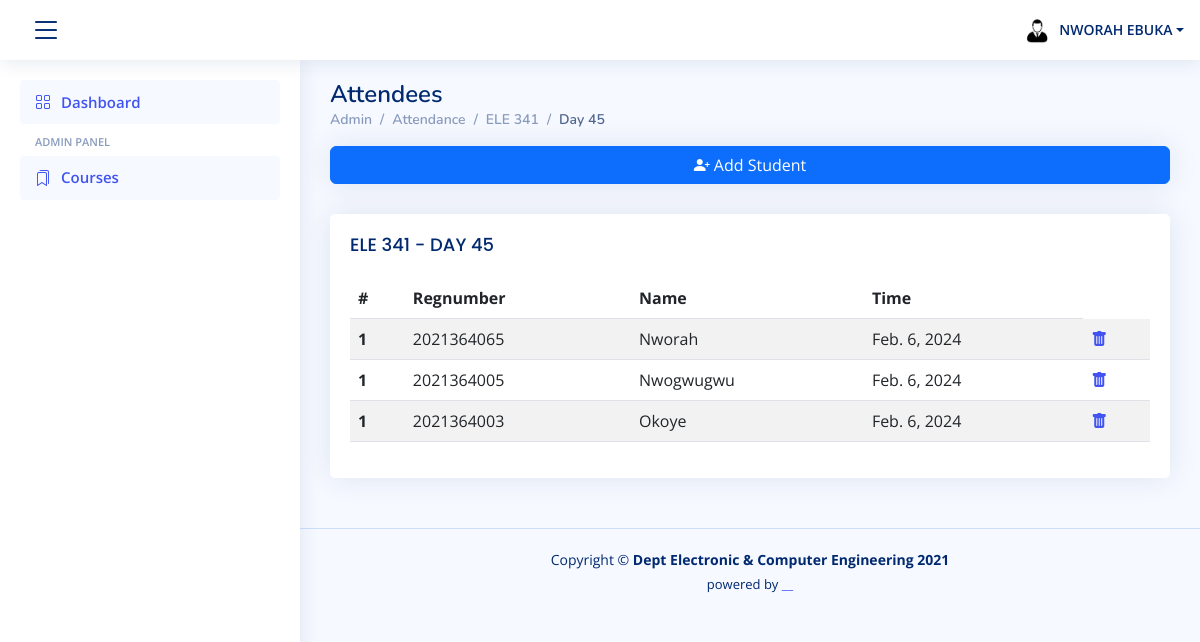
The page /attendees/9/ (signed in) on the database as committed earlier.
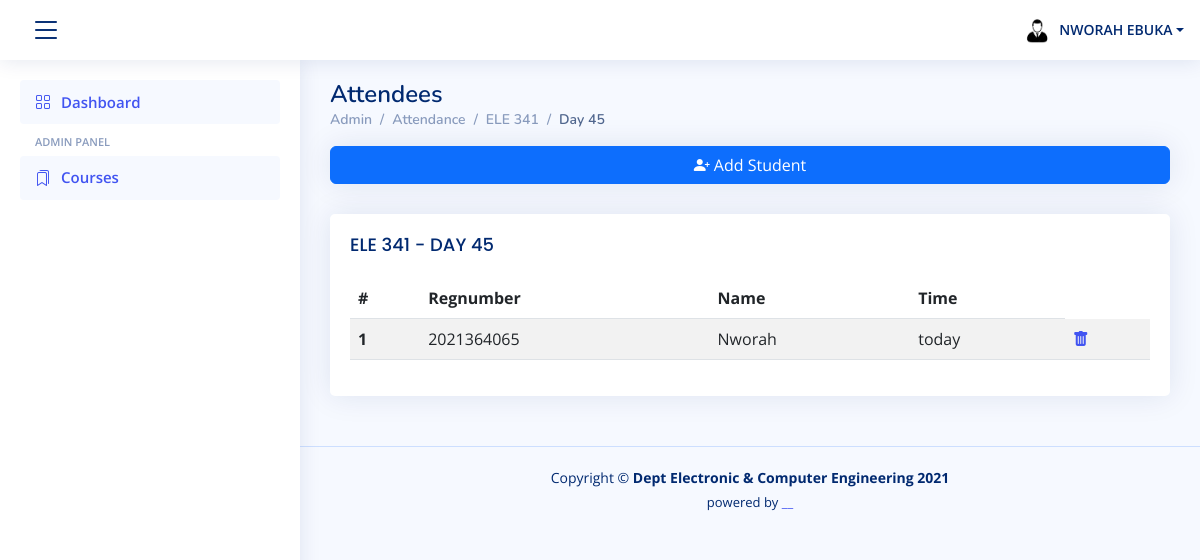
The same page on the database as committed later.
### attendance/models.py (models this page shows, shortened)
class Attendance(models.Model):
    course = models.ForeignKey(Course, on_delete=models.CASCADE, default=None)
    day_number = models.PositiveIntegerField(default=0)
    start_date = models.DateField(auto_now=True)
    start_time = models.TimeField(auto_now=True)
    active = models.BooleanField(default=False)
    class Meta:
        unique_together = ['course', 'day_number']

class Course(models.Model):
    name_choices = settings.COURSE_LIST
    name = models.CharField(max_length=255, choices=name_choices, unique=True)
    def __str__(self):
        return self.name

class Attendee(models.Model):
    attendance = models.ForeignKey(Attendance, on_delete=models.CASCADE, default=None)
    user = models.ForeignKey(User, on_delete=models.CASCADE, default=None)
    signed_time = models.DateTimeField(auto_now=True)
    class Meta:
        unique_together = ['attendance', 'user']

### attendance/views.py (the view)
# urls.py: path('attendees/<int:pk>/', AttendeeList, name='attendee_list'),
def AttendeeList(request, pk):
    attendance = Attendance.objects.get(pk=pk)
    attendee = Attendee.objects.filter(attendance_id=pk).order_by('signed_time')
    student = Student.objects.get(reg_number=request.user)
    sex = {'M':'male'}.get(student.sex) # the need for the profile picture
    context = {'attendee':attendee, 'attendance':attendance, 'sex':sex}
    return render(request, template_name='attendee_list.html', context=context)

### templates/attendee_list.html (shortened to what this page needs)
{% extends "partials/base.html" %}
{%load humanize %}
{% block content %}
<main id="main" class="main">
    <div class="pagetitle">
      <h1>Attendees</h1>
      <nav>
        <ol class="breadcrumb">
          <li class="breadcrumb-item"><a href="{% url 'dashboard' %}">Admin</a></li>
          <li class="breadcrumb-item"><a href="{% url 'attendance_list' attendance.course.id %}">Attendance</a></li>
          <li class="breadcrumb-item">{{attendance.course.name}}</li>
          <li class="breadcrumb-item active">Day {{attendance.day_number}}</li>
        </ol>
      </nav>
    </div>
        <div class="card">
            <button type="button" class="btn btn-primary" data-bs-toggle="modal" data-bs-target="#verticalycentered">
                <i class="bi bi-person-plus-fill" ></i> Add Student
            </button>
        </div>
{% if attendee %}
    <div class="card">
        <div class="card-body">
          <h5 class="card-title"> {{attendance.course}} - DAY {{attendance.day_number}} </h5>
          <table class="table table-striped">
            <thead>
              <tr>
                <th scope="col">#</th>
                <th scope="col">Regnumber</th>
                <th scope="col">Name</th>
                <th scope="col">Time</th>
              </tr>
            </thead>
            <tbody>
            {% for student in attendee %}
              <tr>
                <th scope="row">1</th>
                <td>{{student.user.username}}</td>
                <td>{{student.user.first_name|title}}</td>
                <td> {{student.signed_time|naturalday}} </td>
                <td><a href="{% url 'attendee_delete' student.id %}"><i class="bi bi-trash-fill"></i></a></td>
              </tr>
            {% endfor %}
            </tbody>
          </table>
        </div>
      </div>
    {%endif%}
{% endblock %}

### templates/partials/base.html (shortened to what this page needs)
{% load static %}
{% load humanize %}
<!DOCTYPE html>
<html lang="en">
<head>
  <link href="{% static 'assets/vendor/bootstrap/css/bootstrap.min.css' %}" rel="stylesheet">
  <link href="{% static 'assets/vendor/bootstrap-icons/bootstrap-icons.css' %}" rel="stylesheet">
  <link href="{% static 'assets/vendor/simple-datatables/style.css' %}" rel="stylesheet">
  <link href="{% static 'assets/css/style.css' %}" rel="stylesheet">
</head>
<body>
  <header id="header" class="header fixed-top d-flex align-items-center">
    <div class="d-flex align-items-center justify-content-between">
      <i class="bi bi-list toggle-sidebar-btn"></i>
    </div>
    <nav class="header-nav ms-auto">
      <ul class="d-flex align-items-center">
        {% if request.user.is_authenticated %}
        <li class="nav-item dropdown pe-3">
          <a class="nav-link nav-profile d-flex align-items-center pe-0" href="#" data-bs-toggle="dropdown">
            {% if sex %}
            <img src="{% static 'assets/img/male.jpg' %}" alt="Profile" class="rounded-circle">
            {% else %}
            <img src="{% static 'assets/img/female.jpg' %}" alt="Profile" class="rounded-circle">
            {%endif%}
            <span class="d-md-block dropdown-toggle ps-2">{{request.user.first_name|upper }} {{request.user.last_name|upper}}</span>
          </a>
        </li>
      </ul>
      {% else %}
      <div class="d-flex align-items-center ">
        <div class="logo  text-center">
          <span class=" d-lg-block " style="padding-left:20px"><a href="{%url 'login'%}">Login</a></span>
        </div>
      </div>
      {%endif%}
    </nav>
  </header>
  <aside id="sidebar" class="sidebar">
    <ul class="sidebar-nav" id="sidebar-nav">
      <li class="nav-item">
        <a class="nav-link " href="{% url 'dashboard' %}">
          <i class="bi bi-grid"></i>
          <span>Dashboard</span>
        </a>
      </li>
      <li class="nav-heading">Admin panel</li>
      <li class="nav-item">
        <a class="nav-link " href="{% url 'course_list' %}">
          <i class="bi bi-bookmarks"></i>
          <span>Courses</span>
        </a>
      </li>
    </ul>
  </aside>
      <div id='content'>
        {% block content %}
        {%endblock%}
      </div>
  <footer id="footer" class="footer">
    <div class="copyright">
      Copyright &copy; <strong><span>Dept Electronic &amp; Computer Engineering 2021
      </span></strong>
    </div>
    <div class="credits">
   powered by <a href="#">__</a>
    </div>
  </footer>
</body>
</html>

### static/assets/css/style.css (style rules this page uses)
:root { scroll-behavior: smooth; }
body { font-family: "Open Sans", sans-serif; background: #f6f9ff; color: #444444; }
a { color: #4154f1; text-decoration: none; }
h1, h2, h3, h4, h5, h6 { font-family: "Nunito", sans-serif; }
#main { margin-top: 60px; padding: 20px 30px; transition: all 0.3s; }
.pagetitle { margin-bottom: 10px; }
.pagetitle h1 { font-size: 24px; margin-bottom: 0; font-weight: 600; color: #012970; }
.card { margin-bottom: 30px; border: none; border-radius: 5px; box-shadow: 0px 0 30px rgba(1, 41, 112, 0.1); }
.card-title { padding: 20px 0 15px 0; font-size: 18px; font-weight: 500; color: #012970; font-family: "Poppins", sans-serif; }
.card-body { padding: 0 20px 20px 20px; }
.breadcrumb { font-size: 14px; font-family: "Nunito", sans-serif; color: #899bbd; font-weight: 600; }
.breadcrumb a { color: #899bbd; transition: 0.3s; }
.breadcrumb .breadcrumb-item::before { color: #899bbd; }
.breadcrumb .active { color: #51678f; font-weight: 600; }
.header { transition: all 0.5s; z-index: 997; height: 60px; box-shadow: 0px 2px 20px rgba(1, 41, 112, 0.1); background-color: #fff; padding-left: 20px; }
.header .toggle-sidebar-btn { font-size: 32px; padding-left: 10px; cursor: pointer; color: #012970; }
.header-nav ul { list-style: none; }
.header-nav>ul { margin: 0; padding: 0; }
.header-nav .nav-profile { color: #012970; }
.header-nav .nav-profile img { max-height: 36px; }
.header-nav .nav-profile span { font-size: 14px; font-weight: 600; }
.sidebar { position: fixed; top: 60px; left: 0; bottom: 0; width: 300px; z-index: 996; transition: all 0.3s; padding: 20px; overflow-y: auto; scrollbar-width: thin; scrollbar-color: #aab7cf transparent; box-shadow: 0px 0px 20px rgba(1, 41, 112, 0.1); background-color: #fff; }
@media (min-width: 1200px) { #main, #footer { margin-left: 300px; } }
.sidebar-nav { padding: 0; margin: 0; list-style: none; }
.sidebar-nav li { padding: 0; margin: 0; list-style: none; }
.sidebar-nav .nav-item { margin-bottom: 5px; }
.sidebar-nav .nav-heading { font-size: 11px; text-transform: uppercase; color: #899bbd; font-weight: 600; margin: 10px 0 5px 15px; }
.sidebar-nav .nav-link { display: flex; align-items: center; font-size: 15px; font-weight: 600; color: #4154f1; transition: 0.3; background: #f6f9ff; padding: 10px 15px; border-radius: 4px; }
.sidebar-nav .nav-link i { font-size: 16px; margin-right: 10px; color: #4154f1; }
.footer { padding: 20px 0; font-size: 14px; transition: all 0.3s; border-top: 1px solid #cddfff; }
.footer .copyright { text-align: center; color: #012970; }
.footer .credits { padding-top: 5px; text-align: center; font-size: 13px; color: #012970; }

Rows that differ between the two databases and show on the page:
removed Attendee: user.username "2021364065", user.first_name "Nworah", signed_time "Feb. 6, 2024"
removed Attendee: user.username "2021364005", user.first_name "Nwogwugwu", signed_time "Feb. 6, 2024"
removed Attendee: user.username "2021364003", user.first_name "Okoye", signed_time "Feb. 6, 2024"
added Attendee: user.username "2021364065", user.first_name "Nworah", signed_time "today"
